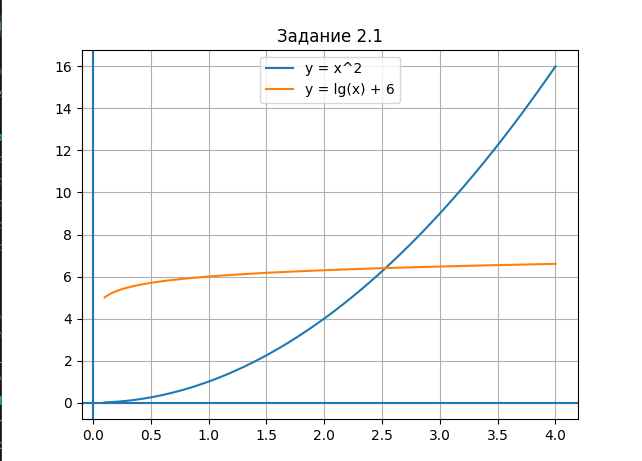

Here is the Python script that generated this plot:
import numpy as np
import matplotlib.pyplot as plt

x = np.linspace(0.1,4,400)

y1 = x**2
y2 = np.log10(x) + 6

plt.figure()
plt.plot(x,y1,label="y = x^2")
plt.plot(x,y2,label="y = lg(x) + 6")

plt.axhline(0)
plt.axvline(0)

plt.grid()
plt.legend()
plt.title("Задание 2.1")
plt.show()
